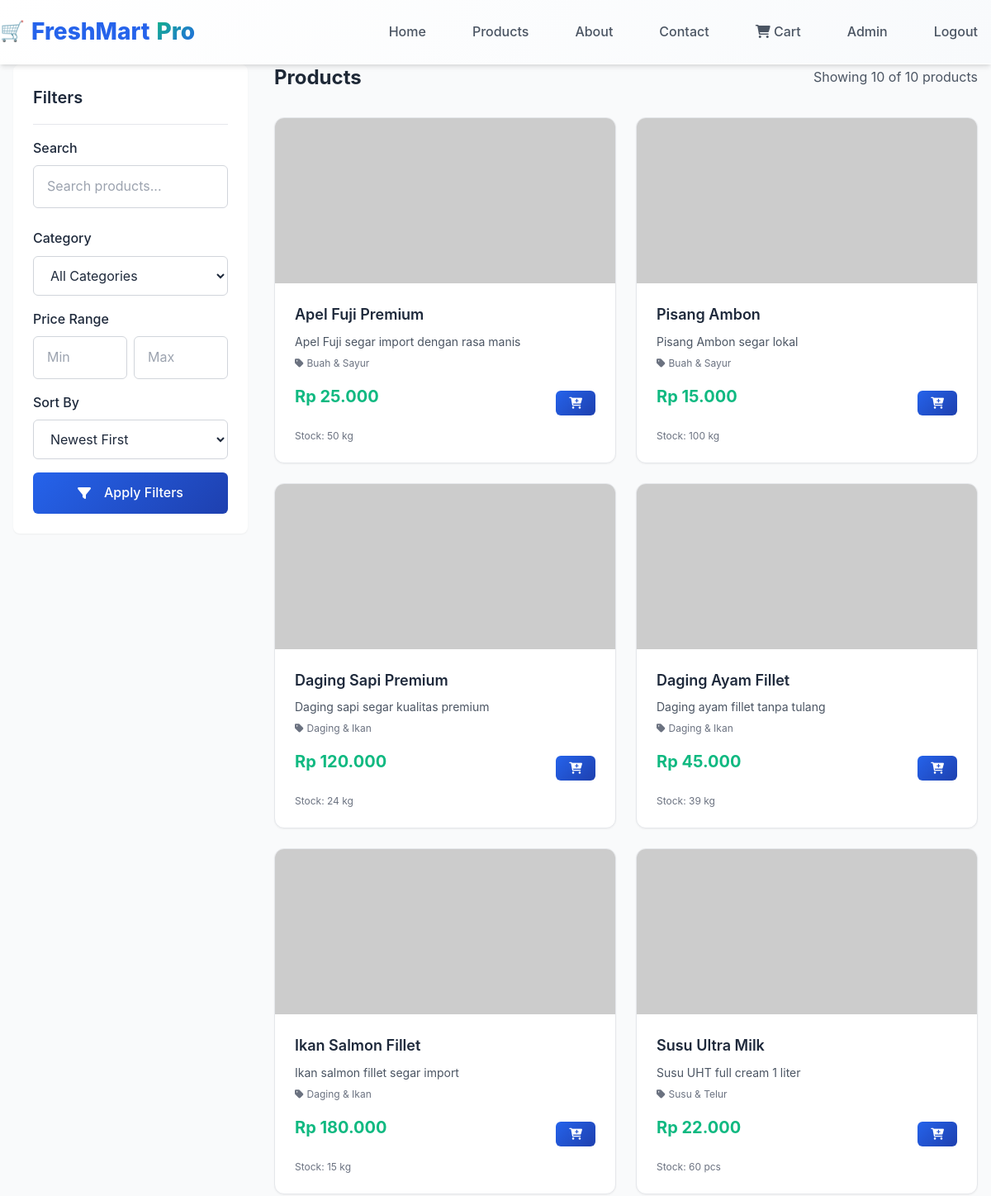
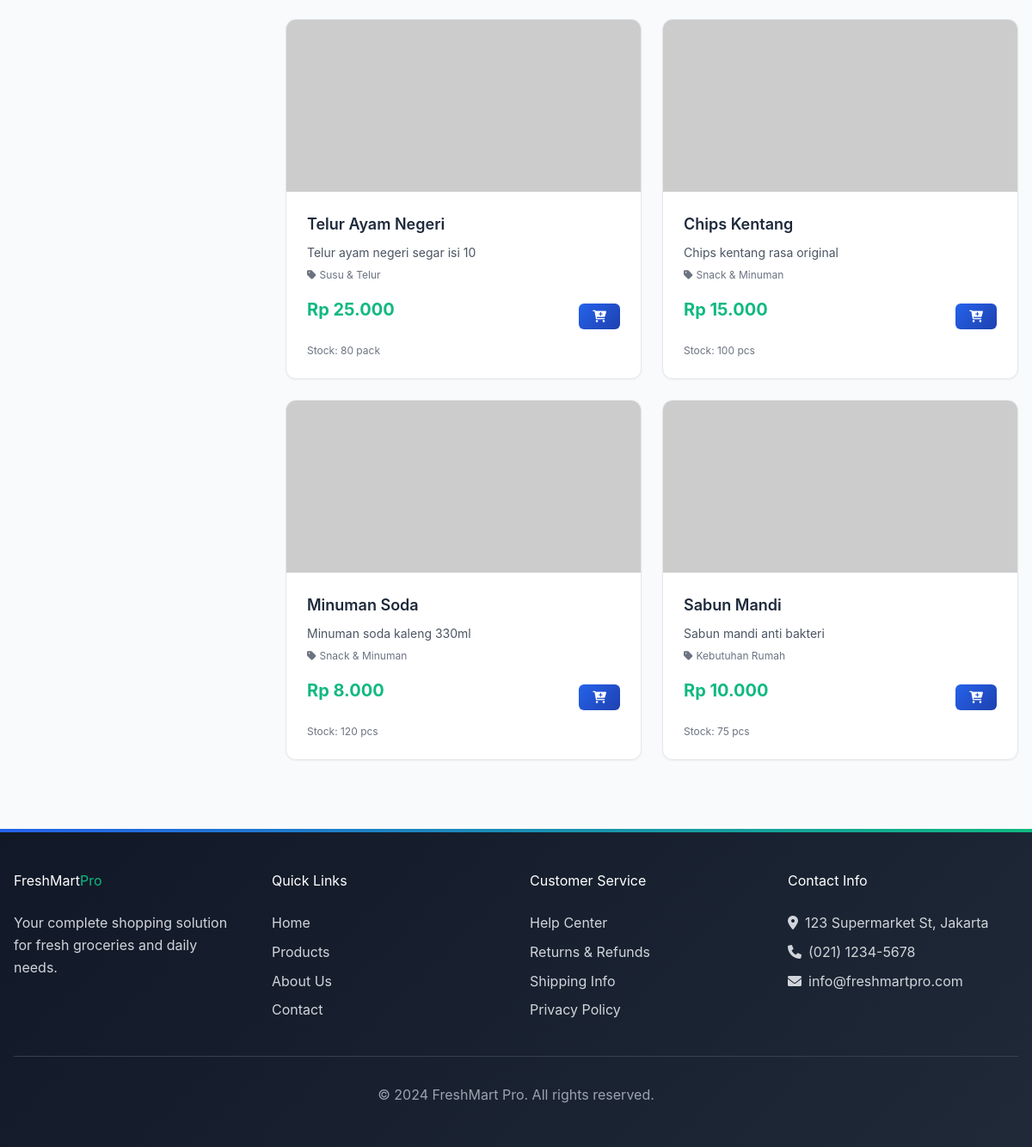
The page /products.php (signed in) on the database its author committed (2 pictures, top to bottom).
### tables this page shows
CREATE TABLE `products` (
  `id` int(11) NOT NULL,
  `category_id` int(11) DEFAULT NULL,
  `supplier_id` int(11) DEFAULT NULL,
  `sku` varchar(50) NOT NULL,
  `barcode` varchar(50) DEFAULT NULL,
  `nama_produk` varchar(255) NOT NULL,
  `slug` varchar(300) NOT NULL,
  `deskripsi_pendek` varchar(255) DEFAULT NULL,
  `deskripsi_lengkap` text DEFAULT NULL,
  `harga_beli` decimal(12,2) NOT NULL,
  `harga_jual` decimal(12,2) NOT NULL,
  `stok` int(11) DEFAULT 0,
  `minimum_stok` int(11) DEFAULT 5,
  `satuan` varchar(20) DEFAULT 'pcs',
  `berat` decimal(8,2) DEFAULT 0.00,
  `is_featured` tinyint(1) DEFAULT 0,
  `is_available_online` tinyint(1) DEFAULT 1,
  `foto_utama` varchar(255) DEFAULT NULL,
  `status` enum('active','inactive','discontinued') DEFAULT 'active',
  `views` int(11) DEFAULT 0,
  `sales_count` int(11) DEFAULT 0,
  `rating_average` decimal(2,1) DEFAULT 0.0,
  `created_at` timestamp NOT NULL DEFAULT current_timestamp(),
  `updated_at` timestamp NOT NULL DEFAULT current_timestamp() ON UPDATE current_timestamp(),
  `deleted_at` timestamp NULL DEFAULT NULL
);

### includes/functions.php (called while the page is built, shortened)
<?php
function formatRupiah($number) {
    return 'Rp ' . number_format($number, 0, ',', '.');
}
?>

### products.php (the view, shortened to what this page needs)
<?php
require_once 'includes/functions.php';
$db = new Database();
$connection = $db->getConnection();
$search = $_GET['search'] ?? '';
$min_price = $_GET['min_price'] ?? '';
$max_price = $_GET['max_price'] ?? '';
$sort = $_GET['sort'] ?? 'newest';
$query = "SELECT p.*,
                 (SELECT c.nama_kategori
                  FROM product_categories pc
                  JOIN categories c ON pc.category_id = c.id
                  WHERE pc.product_id = p.id
                  ORDER BY c.id LIMIT 1) as nama_kategori
          FROM products p
          WHERE p.status = 'active' AND p.is_available_online = 1";
$params = [];
switch($sort) {
    default:
        $query .= " ORDER BY p.created_at DESC";
}
$page = $_GET['page'] ?? 1;
$limit = 12;
$offset = ($page - 1) * $limit;
$query .= " LIMIT $limit OFFSET $offset";
try {
    $stmt = $connection->prepare($query);
    $stmt->execute($params);
    $products = $stmt->fetchAll(PDO::FETCH_ASSOC);
} catch (PDOException $e) {
    error_log("Products query error: " . $e->getMessage());
    $products = [];
}
$count_query = "SELECT COUNT(*) as total
                FROM products p
                WHERE p.status = 'active' AND p.is_available_online = 1";
$count_params = [];
try {
    $count_stmt = $connection->prepare($count_query);
    $count_stmt->execute($count_params);
    $total_result = $count_stmt->fetch(PDO::FETCH_ASSOC);
    $total_products = $total_result ? $total_result['total'] : 0;
} catch (PDOException $e) {
    error_log("Count query error: " . $e->getMessage());
    $total_products = 0;
}
?>
<!DOCTYPE html>
<html lang="id">
<head>
    <link href="https://cdnjs.cloudflare.com/ajax/libs/font-awesome/6.0.0/css/all.min.css" rel="stylesheet">
    <link href="https://cdnjs.cloudflare.com/ajax/libs/tailwindcss/2.2.19/tailwind.min.css" rel="stylesheet">
    <link href="assets/css/style.css" rel="stylesheet">
</head>
<body class="bg-gray-50">
    <?php include 'includes/header.php'; ?>
    <div class="container py-8">
        <div class="flex flex-col lg:flex-row gap-8">
            <div class="lg:w-1/4">
                <div class="card">
                    <div class="card-header">
                        <h3 class="card-title">Filters</h3>
                    </div>
                    <form method="GET" class="space-y-4">
                        <div class="form-group">
                            <label class="form-label">Search</label>
                            <input type="text" name="search" value="<?php echo htmlspecialchars($search); ?>"
                                   class="form-input" placeholder="Search products...">
                        </div>
                        <div class="form-group">
                            <label class="form-label">Category</label>
                            <select name="category" class="form-select">
                                <option value="">All Categories</option>
                            </select>
                        </div>
                        <div class="form-group">
                            <label class="form-label">Price Range</label>
                            <div class="flex gap-2">
                                <input type="number" name="min_price" value="<?php echo $min_price; ?>"
                                       class="form-input" placeholder="Min" min="0">
                                <input type="number" name="max_price" value="<?php echo $max_price; ?>"
                                       class="form-input" placeholder="Max" min="0">
                            </div>
                        </div>
                        <div class="form-group">
                            <label class="form-label">Sort By</label>
                            <select name="sort" class="form-select">
                                <option value="newest" <?php echo $sort == 'newest' ? 'selected' : ''; ?>>Newest First</option>
                            </select>
                        </div>
                        <button type="submit" class="btn btn-primary w-full">
                            <i class="fas fa-filter mr-2"></i>Apply Filters
                        </button>
                    </form>
                </div>
            </div>
            <div class="lg:w-3/4">
                <div class="flex justify-between items-center mb-6">
                    <h1 class="text-2xl font-bold text-gray-800">
                        Products
                    </h1>
                    <p class="text-gray-600">Showing <?php echo count($products); ?> of <?php echo $total_products; ?> products</p>
                </div>
                <?php if(empty($products)): ?>
                    <div class="card text-center py-12">
                        <i class="fas fa-search text-6xl text-gray-300 mb-4"></i>
                        <h3 class="text-xl font-semibold text-gray-600 mb-2">No products found</h3>
                        <p class="text-gray-500 mb-4">Try adjusting your search or filter criteria</p>
                        <a href="products.php" class="btn btn-primary">Clear Filters</a>
                    </div>
                <?php else: ?>
                    <div class="products-grid">
                        <?php foreach($products as $product): ?>
                        <div class="product-card">
                            <img src="uploads/<?php echo $product['foto_utama'] ?: 'default-product.jpg'; ?>"
                                 alt="<?php echo $product['nama_produk']; ?>"
                                 class="product-image"
                                 onerror="this.src='https://via.placeholder.com/300x200?text=No+Image'">
                            <div class="product-info">
                                <h3 class="product-name"><?php echo $product['nama_produk']; ?></h3>
                                <p class="text-gray-600 text-sm mb-2"><?php echo $product['deskripsi_pendek']; ?></p>
                                <p class="text-gray-500 text-xs mb-3">
                                    <i class="fas fa-tag mr-1"></i><?php echo $product['nama_kategori'] ?: 'Uncategorized'; ?>
                                </p>
                                <div class="product-actions">
                                    <span class="product-price"><?php echo formatRupiah($product['harga_jual']); ?></span>
                                    <?php if($product['stok'] > 0): ?>
                                        <button class="btn btn-primary btn-sm add-to-cart"
                                                data-product-id="<?php echo $product['id']; ?>"
                                                data-product-name="<?php echo htmlspecialchars($product['nama_produk']); ?>"
                                                data-product-price="<?php echo $product['harga_jual']; ?>">
                                            <i class="fas fa-cart-plus"></i>
                                        </button>
                                    <?php else: ?>
                                        <button class="btn btn-outline btn-sm" disabled>
                                            <i class="fas fa-times"></i>
                                        </button>
                                    <?php endif; ?>
                                </div>
                                <?php if($product['stok'] > 0): ?>
                                    <div class="text-xs text-gray-500 mt-2">
                                        Stock: <?php echo $product['stok']; ?> <?php echo $product['satuan']; ?>
                                    </div>
                                <?php endif; ?>
                            </div>
                        </div>
                        <?php endforeach; ?>
                    </div>
                <?php endif; ?>
            </div>
        </div>
    </div>
    <?php include 'includes/footer.php'; ?>
</body>
</html>

### rows shown on the page
products: nama_produk "Apel Fuji Premium", deskripsi_pendek "Apel Fuji segar import dengan rasa manis", nama_kategori "Buah & Sayur", harga_jual "Rp 25.000", stok "50", satuan "kg"
products: nama_produk "Pisang Ambon", deskripsi_pendek "Pisang Ambon segar lokal", nama_kategori "Buah & Sayur", harga_jual "Rp 15.000", stok "100", satuan "kg"
products: nama_produk "Daging Sapi Premium", deskripsi_pendek "Daging sapi segar kualitas premium", nama_kategori "Daging & Ikan", harga_jual "Rp 120.000", stok "24", satuan "kg"
products: nama_produk "Daging Ayam Fillet", deskripsi_pendek "Daging ayam fillet tanpa tulang", nama_kategori "Daging & Ikan", harga_jual "Rp 45.000", stok "39", satuan "kg"
products: nama_produk "Ikan Salmon Fillet", deskripsi_pendek "Ikan salmon fillet segar import", nama_kategori "Daging & Ikan", harga_jual "Rp 180.000", stok "15", satuan "kg"
products: nama_produk "Susu Ultra Milk", deskripsi_pendek "Susu UHT full cream 1 liter", nama_kategori "Susu & Telur", harga_jual "Rp 22.000", stok "60", satuan "pcs"
products: nama_produk "Telur Ayam Negeri", deskripsi_pendek "Telur ayam negeri segar isi 10", nama_kategori "Susu & Telur", harga_jual "Rp 25.000", stok "80", satuan "pack"
products: nama_produk "Chips Kentang", deskripsi_pendek "Chips kentang rasa original", nama_kategori "Snack & Minuman", harga_jual "Rp 15.000", stok "100", satuan "pcs"
products: nama_produk "Minuman Soda", deskripsi_pendek "Minuman soda kaleng 330ml", nama_kategori "Snack & Minuman", harga_jual "Rp 8.000", stok "120", satuan "pcs"
products: nama_produk "Sabun Mandi", deskripsi_pendek "Sabun mandi anti bakteri", nama_kategori "Kebutuhan Rumah", harga_jual "Rp 10.000", stok "75", satuan "pcs"

### other values the page prints
count($products) "10"
$total_products "10"
